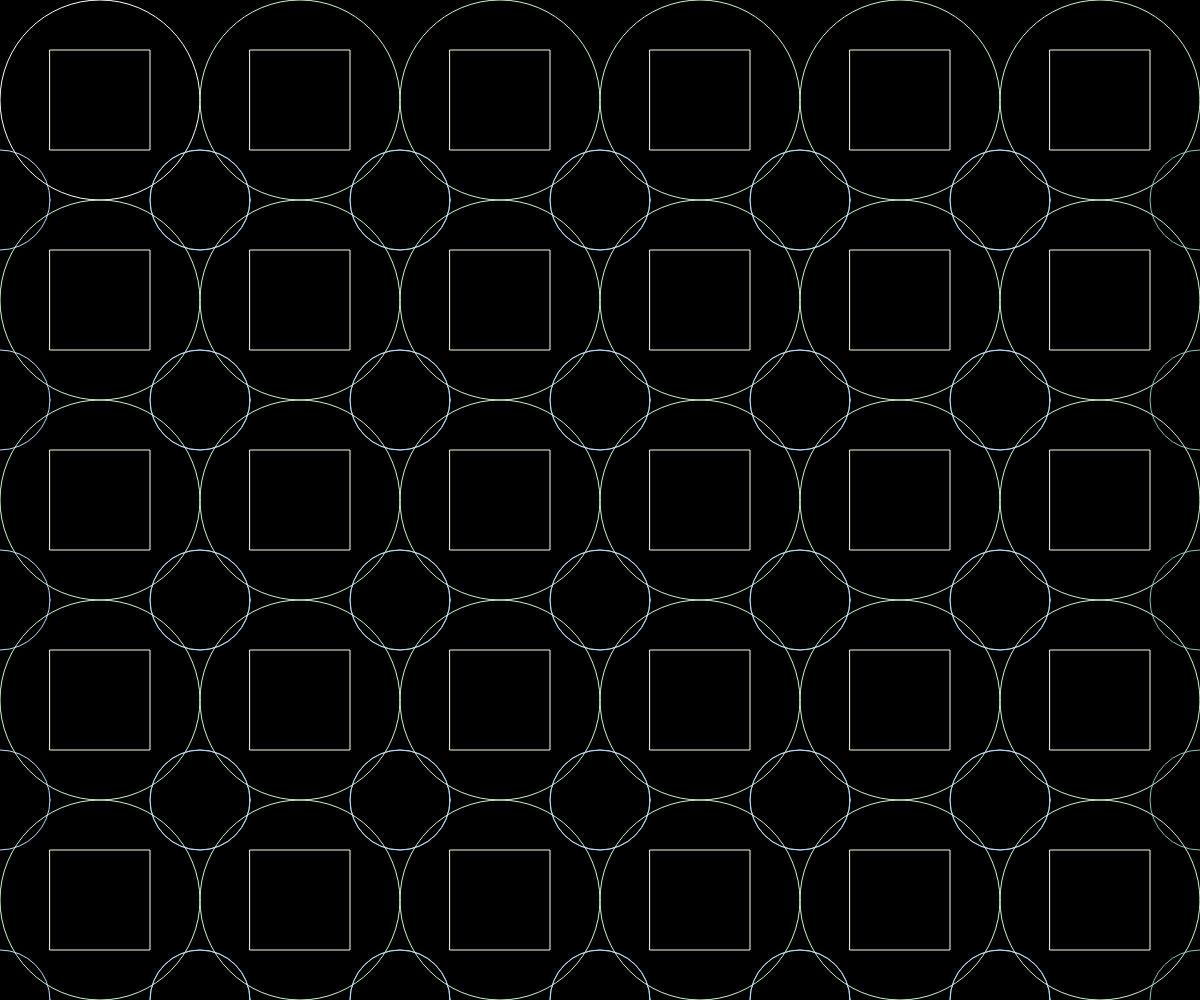
Frame 1 (no input)
Frame 60 (no input): identical to frame 1, image omitted
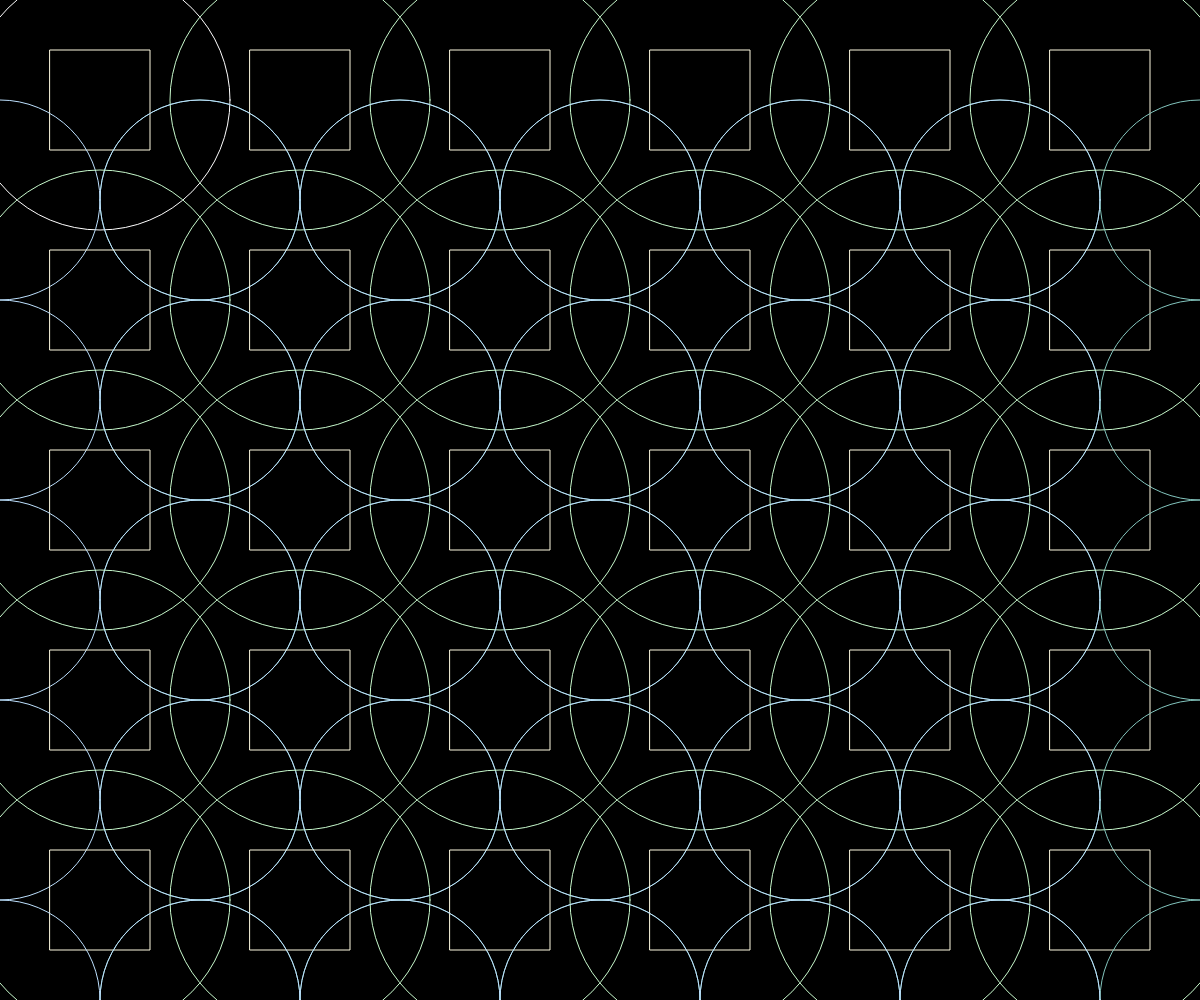
Frame 120 (the mouse pressed at the canvas centre since frame 60)

The p5.js sketch that drew these frames (run headless with seeded random() and noise() and a simulated clock; from frame 60 on, the mouse is pressed at the canvas centre):

// p5.js sketch
// ── sketch.js
function setup() {
  createCanvas(windowWidth, windowHeight);
}

function draw() {
  background(0);
  stroke(255);//設定框線顏色
  noFill();//不要充滿顏色
  rectMode(CENTER)//變成以方框中心點為座標點

  //ellipse(25,25,50);//在座標(25,25)產生半徑50的圓
  //rect(25,25,25)//方框座標點為(25,25)
  //ellipse(50,50,20)//在座標(50,50)畫一個半徑25的圓
  //ellipse(0,50,20)//在座標(50,50)畫一個半徑25的圓
 

  for (var j= 0; j <(height/200); j++) //j++ ==> j=j+1
  {
    for (var i= 0; i < (width/200); i++) //i++ ==> i=i+1
  { 
    ellipse(100+(i*200),100+(j*200),200+mouseX/10);
    stroke("#fefae0")
    rect(100+(i*200),100+(j*200),100);
    stroke("#83c5be")
    ellipse(200+(i*200),200+(j*200),100+mouseY/5);
    stroke("#bde0fe")
    ellipse(0+(i*200),200+(j*200),100+mouseY/5);
    stroke("#c7f9cc")
  }
  }
}
